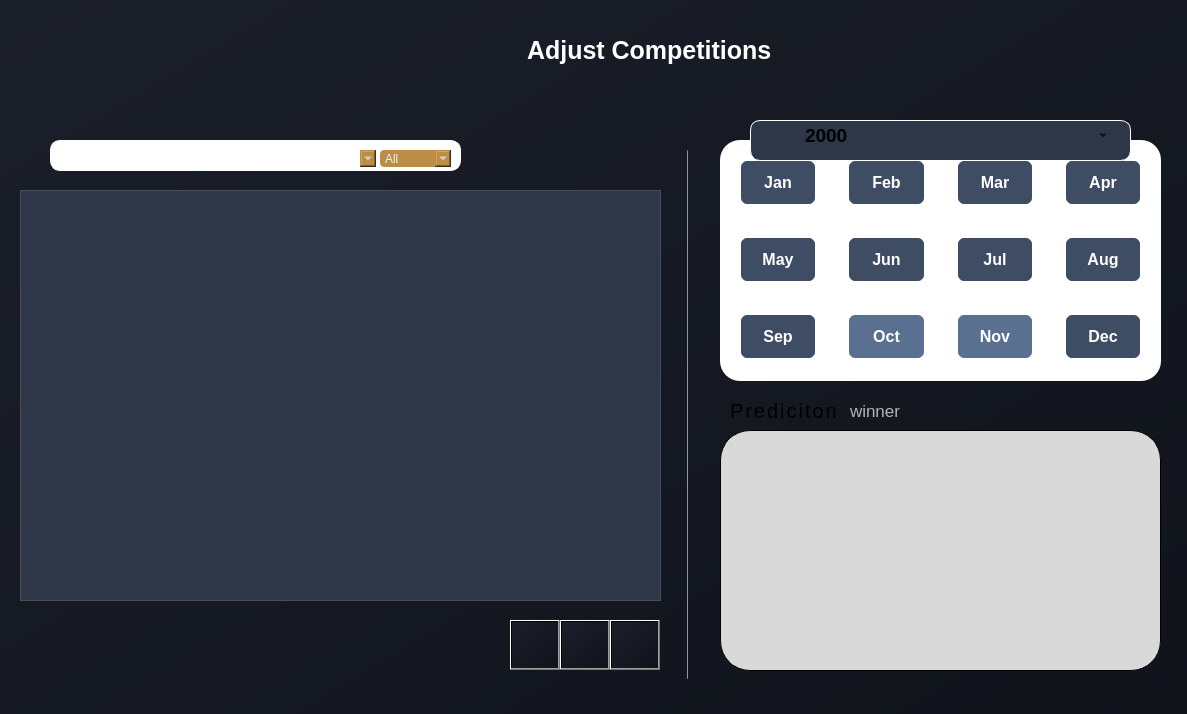
<?xml version="1.0" encoding="UTF-8"?>
<ui version="4.0">
 <class>TableauDialog</class>
 <widget class="QDialog" name="TableauDialog">
  <property name="geometry">
   <rect>
    <x>0</x>
    <y>0</y>
    <width>1187</width>
    <height>714</height>
   </rect>
  </property>
  <property name="windowTitle">
   <string>Tableau Dialog</string>
  </property>
  <property name="styleSheet">
   <string notr="true">background: qlineargradient(x1:0, y1:0, x2:1, y2:1, stop:0 #1b1f2a, stop:1 #10131a);</string>
  </property>
  <widget class="QLabel" name="label_3">
   <property name="geometry">
    <rect>
     <x>510</x>
     <y>30</y>
     <width>271</width>
     <height>41</height>
    </rect>
   </property>
   <property name="font">
    <font>
     <pointsize>-1</pointsize>
     <bold>true</bold>
    </font>
   </property>
   <property name="styleSheet">
    <string notr="true">/* Style for the Adjust Team title label */
QLabel#label_3 {
    background-color: transparent; /* Dark background matching the app */
    color: #FFFFFF; /* White text for contrast */
    font-size: 25px; /* Larger font for title emphasis */
    font-weight: bold; /* Bold for a strong title appearance */
    padding: 5px 10px; /* Padding for a balanced look */
}</string>
   </property>
   <property name="text">
    <string>Adjust Competitions</string>
   </property>
  </widget>
  <widget class="QLabel" name="label_2">
   <property name="geometry">
    <rect>
     <x>20</x>
     <y>130</y>
     <width>44</width>
     <height>44</height>
    </rect>
   </property>
   <property name="styleSheet">
    <string notr="true">background-color: transparent;</string>
   </property>
   <property name="pixmap">
    <pixmap resource="../images.qrc">:/compimg/search.png</pixmap>
   </property>
   <property name="scaledContents">
    <bool>true</bool>
   </property>
  </widget>
  <widget class="QLineEdit" name="lineEdit">
   <property name="geometry">
    <rect>
     <x>50</x>
     <y>140</y>
     <width>411</width>
     <height>31</height>
    </rect>
   </property>
   <property name="styleSheet">
    <string notr="true">background-color: rgb(255, 255, 255);
    border: 1px solid white; /* Subtle blue-gray border */
    border-radius: 10px;
color: rgb(24, 24, 24);</string>
   </property>
   <property name="text">
    <string/>
   </property>
  </widget>
  <widget class="QComboBox" name="comboBox">
   <property name="geometry">
    <rect>
     <x>360</x>
     <y>150</y>
     <width>16</width>
     <height>17</height>
    </rect>
   </property>
   <property name="styleSheet">
    <string notr="true">background-color: #BC8D47;
color: #e0f7fa;
border-radius: 4px;</string>
   </property>
   <property name="editable">
    <bool>false</bool>
   </property>
   <property name="currentText">
    <string/>
   </property>
   <property name="iconSize">
    <size>
     <width>9</width>
     <height>9</height>
    </size>
   </property>
   <property name="placeholderText">
    <string/>
   </property>
   <item>
    <property name="text">
     <string/>
    </property>
   </item>
   <item>
    <property name="text">
     <string>By date</string>
    </property>
   </item>
   <item>
    <property name="text">
     <string>By nb teams</string>
    </property>
   </item>
  </widget>
  <widget class="QComboBox" name="comboBox_2">
   <property name="geometry">
    <rect>
     <x>380</x>
     <y>150</y>
     <width>71</width>
     <height>17</height>
    </rect>
   </property>
   <property name="styleSheet">
    <string notr="true">background-color: #BC8D47;
color: #e0f7fa;
border-radius: 4px;</string>
   </property>
   <item>
    <property name="text">
     <string>All</string>
    </property>
   </item>
   <item>
    <property name="text">
     <string>League</string>
    </property>
   </item>
   <item>
    <property name="text">
     <string>Tournament</string>
    </property>
   </item>
  </widget>
  <widget class="QTableView" name="test">
   <property name="geometry">
    <rect>
     <x>20</x>
     <y>190</y>
     <width>641</width>
     <height>411</height>
    </rect>
   </property>
   <property name="styleSheet">
    <string notr="true">/* Style for the tableWidget */
QTableView {
    background-color: #2D3748; /* Dark background matching the app */
    color: #FFFFFF; /* White text for readability */
    border: 1px solid #4A4E58; /* Subtle border matching button hover color */
    gridline-color: #4A4E58; /* Subtle grid lines */
}

/* Style for table items */
QTableView::item {
    border: 1px solid #4A4E58; /* Subtle cell borders */
    padding: 5px; /* Spacing inside cells */
}

/* Alternating row colors */
QTableView::item:nth-child(even) {
    background-color: #2D3748; /* Darker shade for even rows */
}

QTableView::item:nth-child(odd) {
    background-color: #394252; /* Slightly lighter shade for odd rows */
}

/* Hover effect for rows */
QTableView::item:hover {
    background-color: #4A4E58; /* Lighter shade on hover */
}

/* Style for the header */
QHeaderView::section {
    background-color: #F5A623; /* Accent color for header */
    color: #1A2633; /* Dark text for contrast */
    font-weight: bold; /* Bold header text */
    border: 1px solid #4A4E58; /* Border to match table */
    padding: 5px; /* Spacing inside header */
}

/* Remove selection background */
QTableView::item:selected {
    background-color: #4A4E58; /* Same as hover to avoid clashing */
    color: #FFFFFF; /* Keep text white */
}</string>
   </property>
  </widget>
  <widget class="QPushButton" name="pushButton_2">
   <property name="geometry">
    <rect>
     <x>560</x>
     <y>620</y>
     <width>50</width>
     <height>50</height>
    </rect>
   </property>
   <property name="styleSheet">
    <string notr="true">/* Style for the Modify button */
QPushButton#pushButton_2 {
    background-color:#D8A353 ; /* Green to match the accent */
    color: #1A2633; /* Dark blue text */
}
QPushButton#pushButton_2:hover {
    background-color: #eeb35b; /* Darker green on hover */
}
QPushButton#pushButton_2:pressed {
    background-color:#a37b3f ; /* Even darker green when pressed */
}
    border: 1px solid white; /* Subtle blue-gray border */
    border-radius: 1px;</string>
   </property>
   <property name="text">
    <string/>
   </property>
   <property name="icon">
    <iconset resource="../images.qrc">
     <normaloff>:/compimg/editIcon.png</normaloff>:/compimg/editIcon.png</iconset>
   </property>
   <property name="iconSize">
    <size>
     <width>25</width>
     <height>25</height>
    </size>
   </property>
  </widget>
  <widget class="QPushButton" name="pushButton">
   <property name="geometry">
    <rect>
     <x>610</x>
     <y>620</y>
     <width>50</width>
     <height>50</height>
    </rect>
   </property>
   <property name="styleSheet">
    <string notr="true">/* Style for the Delete button */
QPushButton#pushButton {
    background-color: #FF1414; /* Muted dark red */
    color: #E0E6ED; /* Light gray text */
}
QPushButton#pushButton:hover {
    background-color: #ff5d5d; /* Lighter red on hover */
}
QPushButton#pushButton:pressed {
    background-color: #6A3A3A; /* Darker red when pressed */
}
    border: 1px solid white; /* Subtle blue-gray border */
    border-radius: 1px;</string>
   </property>
   <property name="text">
    <string/>
   </property>
   <property name="icon">
    <iconset resource="../images.qrc">
     <normaloff>:/compimg/deleteIcon.png</normaloff>:/compimg/deleteIcon.png</iconset>
   </property>
   <property name="iconSize">
    <size>
     <width>25</width>
     <height>25</height>
    </size>
   </property>
  </widget>
  <widget class="QPushButton" name="pushButton_5">
   <property name="geometry">
    <rect>
     <x>510</x>
     <y>620</y>
     <width>50</width>
     <height>50</height>
    </rect>
   </property>
   <property name="font">
    <font>
     <family>Arial</family>
     <pointsize>12</pointsize>
    </font>
   </property>
   <property name="styleSheet">
    <string notr="true">/* Style for the Modify button */
QPushButton#pushButton_5 {
    background-color: #2B2F37;
}
QPushButton#pushButton_5:hover {
    background-color:#343842 ; /* Darker green on hover */
}
QPushButton#pushButton_5:pressed {
    background-color: #1e2127; /* Even darker green when pressed */
}
    border: 1px solid white; /* Subtle blue-gray border */
    border-radius: 1px;</string>
   </property>
   <property name="text">
    <string/>
   </property>
   <property name="icon">
    <iconset resource="../images.qrc">
     <normaloff>:/compimg/generate.png</normaloff>:/compimg/generate.png</iconset>
   </property>
   <property name="iconSize">
    <size>
     <width>25</width>
     <height>25</height>
    </size>
   </property>
  </widget>
  <widget class="QWidget" name="monthCalendarWidget" native="true">
   <property name="geometry">
    <rect>
     <x>720</x>
     <y>140</y>
     <width>441</width>
     <height>241</height>
    </rect>
   </property>
   <property name="styleSheet">
    <string notr="true">
background-color: rgb(255, 255, 255);
    color: #FFFFFF;       /* White text for contrast */
    border: 1px solid #2E3A3B;  /* Slightly lighter border for definition */
    font-family: &quot;Arial&quot;;
    font-size: 12px;
    border: 0px solid white; /* Subtle blue-gray border */
    border-radius: 20px;
</string>
   </property>
   <layout class="QVBoxLayout" name="monthCalendarLayout">
    <property name="spacing">
     <number>10</number>
    </property>
    <item>
     <widget class="QWidget" name="widget" native="true">
      <property name="styleSheet">
       <string notr="true">border:10px;
    margin-left: 10px;
    margin-right: 10px;
    margin-TOP: 10px;
    margin-BOTTOM: 10px;</string>
      </property>
      <layout class="QGridLayout" name="monthGridLayout">
       <property name="spacing">
        <number>10</number>
       </property>
       <item row="2" column="3">
        <widget class="QPushButton" name="decemberButton">
         <property name="minimumSize">
          <size>
           <width>90</width>
           <height>50</height>
          </size>
         </property>
         <property name="styleSheet">
          <string notr="true">/* Style for the calendar buttons (januaryButton, februaryButton, etc.) */
QPushButton#decemberButton {
    background: #3e4d64;
    color: #FFFFFF; /* White text for contrast */
    border: 2px solid white; /* Teal/cyan border to match app theme */
    border-radius: 8px; /* Rounded corners */
    padding: 12px 20px;
    font-family: 'Arial', sans-serif;
    font-size: 16px;
    font-weight: 500;
    cursor: pointer;
    box-shadow: 0 2px 5px rgba(0, 0, 0, 0.3); /* Subtle shadow */
    transition: all 0.3s ease; /* Smooth transitions */
}</string>
         </property>
         <property name="text">
          <string>Dec</string>
         </property>
        </widget>
       </item>
       <item row="1" column="0">
        <widget class="QPushButton" name="mayButton">
         <property name="minimumSize">
          <size>
           <width>90</width>
           <height>50</height>
          </size>
         </property>
         <property name="styleSheet">
          <string notr="true">/* Style for the calendar buttons (januaryButton, februaryButton, etc.) */
QPushButton#mayButton {
     background: #3e4d64;
    color: #FFFFFF; /* White text for contrast */
    border: 2px solid white; /* Teal/cyan border to match app theme */
    border-radius: 8px; /* Rounded corners */
    padding: 12px 20px;
    font-family: 'Arial', sans-serif;
    font-size: 16px;
    font-weight: 500;
    cursor: pointer;
    box-shadow: 0 2px 5px rgba(0, 0, 0, 0.3); /* Subtle shadow */
    transition: all 0.3s ease; /* Smooth transitions */
}</string>
         </property>
         <property name="text">
          <string>May</string>
         </property>
        </widget>
       </item>
       <item row="2" column="0">
        <widget class="QPushButton" name="septemberButton">
         <property name="minimumSize">
          <size>
           <width>90</width>
           <height>50</height>
          </size>
         </property>
         <property name="styleSheet">
          <string notr="true">/* Style for the calendar buttons (januaryButton, februaryButton, etc.) */
QPushButton#septemberButton {
     background: #3e4d64;
    color: #FFFFFF; /* White text for contrast */
    border: 2px solid white; /* Teal/cyan border to match app theme */
    border-radius: 8px; /* Rounded corners */
    padding: 12px 20px;
    font-family: 'Arial', sans-serif;
    font-size: 16px;
    font-weight: 500;
    cursor: pointer;
    box-shadow: 0 2px 5px rgba(0, 0, 0, 0.3); /* Subtle shadow */
    transition: all 0.3s ease; /* Smooth transitions */
}</string>
         </property>
         <property name="text">
          <string>Sep</string>
         </property>
        </widget>
       </item>
       <item row="0" column="0">
        <widget class="QPushButton" name="januaryButton">
         <property name="minimumSize">
          <size>
           <width>90</width>
           <height>50</height>
          </size>
         </property>
         <property name="font">
          <font>
           <family>Arial</family>
           <pointsize>-1</pointsize>
           <fontweight>Medium</fontweight>
          </font>
         </property>
         <property name="styleSheet">
          <string notr="true">/* Style for the calendar buttons (januaryButton, februaryButton, etc.) */
QPushButton#januaryButton {
   background-color: #3e4d64;
    color: #FFFFFF; /* White text for contrast */
    border: 2px solid white; /* Teal/cyan border to match app theme */
    border-radius: 8px; /* Rounded corners */
    padding: 12px 20px;
    font-family: 'Arial', sans-serif;
    font-size: 16px;
    font-weight: 500;
    cursor: pointer;
    box-shadow: 0 2px 5px rgba(0, 0, 0, 0.3); /* Subtle shadow */
    transition: all 0.3s ease; /* Smooth transitions */
}</string>
         </property>
         <property name="text">
          <string>Jan</string>
         </property>
        </widget>
       </item>
       <item row="0" column="3">
        <widget class="QPushButton" name="aprilButton">
         <property name="minimumSize">
          <size>
           <width>90</width>
           <height>50</height>
          </size>
         </property>
         <property name="styleSheet">
          <string notr="true">/* Style for the calendar buttons (januaryButton, februaryButton, etc.) */
QPushButton#aprilButton {
    background: #3e4d64;
    color: #FFFFFF; /* White text for contrast */
    border: 2px solid white; /* Teal/cyan border to match app theme */
    border-radius: 8px; /* Rounded corners */
    padding: 12px 20px;
    font-family: 'Arial', sans-serif;
    font-size: 16px;
    font-weight: 500;
    cursor: pointer;
    box-shadow: 0 2px 5px rgba(0, 0, 0, 0.3); /* Subtle shadow */
    transition: all 0.3s ease; /* Smooth transitions */
}</string>
         </property>
         <property name="text">
          <string>Apr</string>
         </property>
        </widget>
       </item>
       <item row="1" column="1">
        <widget class="QPushButton" name="juneButton">
         <property name="minimumSize">
          <size>
           <width>90</width>
           <height>50</height>
          </size>
         </property>
         <property name="styleSheet">
          <string notr="true">/* Style for the calendar buttons (januaryButton, februaryButton, etc.) */
QPushButton#juneButton {
       background: #3e4d64;
    color: #FFFFFF; /* White text for contrast */
    border: 2px solid white; /* Teal/cyan border to match app theme */
    border-radius: 8px; /* Rounded corners */
    padding: 12px 20px;
    font-family: 'Arial', sans-serif;
    font-size: 16px;
    font-weight: 500;
    cursor: pointer;
    box-shadow: 0 2px 5px rgba(0, 0, 0, 0.3); /* Subtle shadow */
    transition: all 0.3s ease; /* Smooth transitions */
}</string>
         </property>
         <property name="text">
          <string>Jun</string>
         </property>
        </widget>
       </item>
       <item row="1" column="3">
        <widget class="QPushButton" name="augustButton">
         <property name="minimumSize">
          <size>
           <width>90</width>
           <height>50</height>
          </size>
         </property>
         <property name="styleSheet">
          <string notr="true">/* Style for the calendar buttons (januaryButton, februaryButton, etc.) */
QPushButton#augustButton {
       background: #3e4d64;
    color: #FFFFFF; /* White text for contrast */
    border: 2px solid white; /* Teal/cyan border to match app theme */
    border-radius: 8px; /* Rounded corners */
    padding: 12px 20px;
    font-family: 'Arial', sans-serif;
    font-size: 16px;
    font-weight: 500;
    cursor: pointer;
    box-shadow: 0 2px 5px rgba(0, 0, 0, 0.3); /* Subtle shadow */
    transition: all 0.3s ease; /* Smooth transitions */
}</string>
         </property>
         <property name="text">
          <string>Aug</string>
         </property>
        </widget>
       </item>
       <item row="2" column="2">
        <widget class="QPushButton" name="novemberButton">
         <property name="minimumSize">
          <size>
           <width>90</width>
           <height>50</height>
          </size>
         </property>
         <property name="styleSheet">
          <string notr="true">/* Style for the calendar buttons (januaryButton, februaryButton, etc.) */
QPushButton#novemberButton {
      background: #5a7091;
    color: #FFFFFF; /* White text for contrast */
    border: 2px solid white; /* Teal/cyan border to match app theme */
    border-radius: 8px; /* Rounded corners */
    padding: 12px 20px;
    font-family: 'Arial', sans-serif;
    font-size: 16px;
    font-weight: 500;
    cursor: pointer;
    box-shadow: 0 2px 5px rgba(0, 0, 0, 0.3); /* Subtle shadow */
    transition: all 0.3s ease; /* Smooth transitions */
}</string>
         </property>
         <property name="text">
          <string>Nov</string>
         </property>
        </widget>
       </item>
       <item row="0" column="2">
        <widget class="QPushButton" name="marchButton">
         <property name="minimumSize">
          <size>
           <width>90</width>
           <height>50</height>
          </size>
         </property>
         <property name="styleSheet">
          <string notr="true">/* Style for the calendar buttons (januaryButton, februaryButton, etc.) */
QPushButton#marchButton {
       background-color:#3e4d64;
    color: #FFFFFF; /* White text for contrast */
    border: 2px solid white; /* Teal/cyan border to match app theme */
    border-radius: 8px; /* Rounded corners */
    padding: 12px 20px;
    font-family: 'Arial', sans-serif;
    font-size: 16px;
    font-weight: 500;
    cursor: pointer;
    box-shadow: 0 2px 5px rgba(0, 0, 0, 0.3); /* Subtle shadow */
    transition: all 0.3s ease; /* Smooth transitions */
}</string>
         </property>
         <property name="text">
          <string>Mar</string>
         </property>
        </widget>
       </item>
       <item row="2" column="1">
        <widget class="QPushButton" name="octoberButton">
         <property name="minimumSize">
          <size>
           <width>90</width>
           <height>50</height>
          </size>
         </property>
         <property name="styleSheet">
          <string notr="true">/* Style for the calendar buttons (januaryButton, februaryButton, etc.) */
QPushButton#octoberButton {
     background: #5a7091;
    color: #FFFFFF; /* White text for contrast */
    border: 2px solid white; /* Teal/cyan border to match app theme */
    border-radius: 8px; /* Rounded corners */
    padding: 12px 20px;
    font-family: 'Arial', sans-serif;
    font-size: 16px;
    font-weight: 500;
    cursor: pointer;
    box-shadow: 0 2px 5px rgba(0, 0, 0, 0.3); /* Subtle shadow */
    transition: all 0.3s ease; /* Smooth transitions */
}</string>
         </property>
         <property name="text">
          <string>Oct</string>
         </property>
        </widget>
       </item>
       <item row="0" column="1">
        <widget class="QPushButton" name="februaryButton">
         <property name="minimumSize">
          <size>
           <width>90</width>
           <height>50</height>
          </size>
         </property>
         <property name="styleSheet">
          <string notr="true">/* Style for the calendar buttons (januaryButton, februaryButton, etc.) */
QPushButton#februaryButton {
       background-color:#3e4d64;
    color: #FFFFFF; /* White text for contrast */
    border: 2px solid white; /* Teal/cyan border to match app theme */
    border-radius: 8px; /* Rounded corners */
    padding: 12px 20px;
    font-family: 'Arial', sans-serif;
    font-size: 16px;
    font-weight: 500;
    cursor: pointer;
    box-shadow: 0 2px 5px rgba(0, 0, 0, 0.3); /* Subtle shadow */
    transition: all 0.3s ease; /* Smooth transitions */
}</string>
         </property>
         <property name="text">
          <string>Feb</string>
         </property>
        </widget>
       </item>
       <item row="1" column="2">
        <widget class="QPushButton" name="julyButton">
         <property name="minimumSize">
          <size>
           <width>90</width>
           <height>50</height>
          </size>
         </property>
         <property name="styleSheet">
          <string notr="true">/* Style for the calendar buttons (januaryButton, februaryButton, etc.) */
QPushButton#julyButton {
   background: #3e4d64;
    color: #FFFFFF; /* White text for contrast */
    border: 2px solid white; /* Teal/cyan border to match app theme */
    border-radius: 8px; /* Rounded corners */
    padding: 12px 20px;
    font-family: 'Arial', sans-serif;
    font-size: 16px;
    font-weight: 500;
    cursor: pointer;
    box-shadow: 0 2px 5px rgba(0, 0, 0, 0.3); /* Subtle shadow */
    transition: all 0.3s ease; /* Smooth transitions */
}</string>
         </property>
         <property name="text">
          <string>Jul</string>
         </property>
        </widget>
       </item>
      </layout>
     </widget>
    </item>
   </layout>
  </widget>
  <widget class="Line" name="line">
   <property name="geometry">
    <rect>
     <x>687</x>
     <y>150</y>
     <width>1</width>
     <height>529</height>
    </rect>
   </property>
   <property name="styleSheet">
    <string notr="true">background-color: grey;</string>
   </property>
   <property name="orientation">
    <enum>Qt::Orientation::Vertical</enum>
   </property>
  </widget>
  <widget class="QWidget" name="widget_2" native="true">
   <property name="geometry">
    <rect>
     <x>750</x>
     <y>120</y>
     <width>381</width>
     <height>41</height>
    </rect>
   </property>
   <property name="styleSheet">
    <string notr="true">background-color: #2D3748; 
    border: 1px solid white; /* Subtle blue-gray border */
    border-radius: 10px;</string>
   </property>
  </widget>
  <widget class="QComboBox" name="yearComboBox">
   <property name="geometry">
    <rect>
     <x>800</x>
     <y>120</y>
     <width>311</width>
     <height>31</height>
    </rect>
   </property>
   <property name="font">
    <font>
     <pointsize>14</pointsize>
     <bold>true</bold>
    </font>
   </property>
   <property name="styleSheet">
    <string notr="true">background-color: transparent;
    border: 0px solid white; /* Subtle blue-gray border */
    border-radius: 1px;</string>
   </property>
   <item>
    <property name="text">
     <string>2000</string>
    </property>
   </item>
   <item>
    <property name="text">
     <string>2025</string>
    </property>
   </item>
   <item>
    <property name="text">
     <string>2500</string>
    </property>
   </item>
  </widget>
  <widget class="QLabel" name="label">
   <property name="geometry">
    <rect>
     <x>770</x>
     <y>130</y>
     <width>17</width>
     <height>17</height>
    </rect>
   </property>
   <property name="styleSheet">
    <string notr="true">background-color: TRANSPARENT;</string>
   </property>
   <property name="text">
    <string/>
   </property>
   <property name="pixmap">
    <pixmap resource="../images.qrc">:/compimg/StartDate.png</pixmap>
   </property>
   <property name="scaledContents">
    <bool>true</bool>
   </property>
  </widget>
  <widget class="QListWidget" name="listWidget_2">
   <property name="geometry">
    <rect>
     <x>720</x>
     <y>430</y>
     <width>441</width>
     <height>241</height>
    </rect>
   </property>
   <property name="styleSheet">
    <string notr="true">background-color: #D9D9D9;
border-radius: 30px;
padding: 10px;
border: 1px solid ;
font-size: 16px;
color: #00e676;</string>
   </property>
  </widget>
  <widget class="QLabel" name="comp_name">
   <property name="geometry">
    <rect>
     <x>750</x>
     <y>440</y>
     <width>351</width>
     <height>41</height>
    </rect>
   </property>
   <property name="font">
    <font>
     <pointsize>12</pointsize>
     <bold>true</bold>
    </font>
   </property>
   <property name="styleSheet">
    <string notr="true">color: rgb(0, 0, 0);
background-color: transparent;</string>
   </property>
   <property name="text">
    <string/>
   </property>
  </widget>
  <widget class="QLabel" name="team_name">
   <property name="geometry">
    <rect>
     <x>750</x>
     <y>490</y>
     <width>251</width>
     <height>51</height>
    </rect>
   </property>
   <property name="font">
    <font>
     <pointsize>25</pointsize>
     <bold>true</bold>
    </font>
   </property>
   <property name="styleSheet">
    <string notr="true">background-color: transparent;color:orange;</string>
   </property>
   <property name="text">
    <string/>
   </property>
  </widget>
  <widget class="QLabel" name="label_15">
   <property name="geometry">
    <rect>
     <x>850</x>
     <y>390</y>
     <width>211</width>
     <height>41</height>
    </rect>
   </property>
   <property name="font">
    <font>
     <pointsize>13</pointsize>
    </font>
   </property>
   <property name="styleSheet">
    <string notr="true">
background-color: transparent;
color:#B4B4B4;</string>
   </property>
   <property name="text">
    <string>winner</string>
   </property>
  </widget>
  <widget class="QLabel" name="label_16">
   <property name="geometry">
    <rect>
     <x>730</x>
     <y>390</y>
     <width>161</width>
     <height>41</height>
    </rect>
   </property>
   <property name="font">
    <font>
     <pointsize>15</pointsize>
    </font>
   </property>
   <property name="styleSheet">
    <string notr="true">letter-spacing:2px;
background-color: transparent;</string>
   </property>
   <property name="text">
    <string>Prediciton</string>
   </property>
  </widget>
  <widget class="QLabel" name="team_logo">
   <property name="geometry">
    <rect>
     <x>890</x>
     <y>560</y>
     <width>121</width>
     <height>91</height>
    </rect>
   </property>
   <property name="font">
    <font>
     <pointsize>25</pointsize>
     <bold>true</bold>
    </font>
   </property>
   <property name="styleSheet">
    <string notr="true">background-color: transparent;color:orange;</string>
   </property>
   <property name="text">
    <string/>
   </property>
  </widget>
  <widget class="QLabel" name="label_4">
   <property name="geometry">
    <rect>
     <x>721</x>
     <y>430</y>
     <width>461</width>
     <height>271</height>
    </rect>
   </property>
   <property name="styleSheet">
    <string notr="true">background-color: transparent;</string>
   </property>
   <property name="text">
    <string/>
   </property>
   <property name="pixmap">
    <pixmap resource="../images.qrc">:/compimg/PREDICTION.png</pixmap>
   </property>
   <property name="scaledContents">
    <bool>true</bool>
   </property>
  </widget>
  <zorder>listWidget_2</zorder>
  <zorder>label_4</zorder>
  <zorder>label_3</zorder>
  <zorder>lineEdit</zorder>
  <zorder>comboBox</zorder>
  <zorder>comboBox_2</zorder>
  <zorder>label_2</zorder>
  <zorder>test</zorder>
  <zorder>pushButton_2</zorder>
  <zorder>pushButton</zorder>
  <zorder>pushButton_5</zorder>
  <zorder>monthCalendarWidget</zorder>
  <zorder>line</zorder>
  <zorder>widget_2</zorder>
  <zorder>yearComboBox</zorder>
  <zorder>label</zorder>
  <zorder>comp_name</zorder>
  <zorder>team_name</zorder>
  <zorder>label_15</zorder>
  <zorder>label_16</zorder>
  <zorder>team_logo</zorder>
 </widget>
 <resources>
  <include location="../images.qrc"/>
 </resources>
 <connections/>
</ui>
